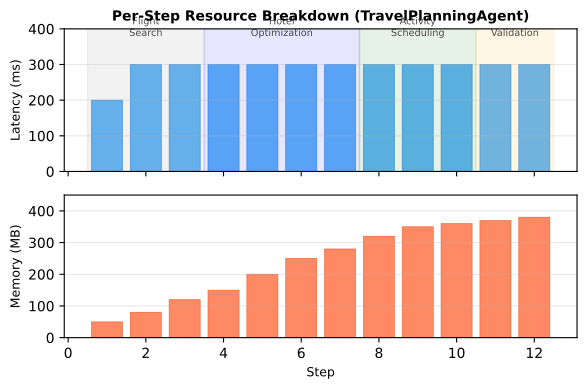

Source code (Python):
import matplotlib
matplotlib.use('Agg')
import matplotlib.pyplot as plt
import numpy as np

fig, (ax1, ax2) = plt.subplots(2, 1, figsize=(6, 4), sharex=True)

steps = np.arange(1, 13)
latency = [200, 300, 300, 300, 300, 300, 300, 300, 300, 300, 300, 300]
memory = [50, 80, 120, 150, 200, 250, 280, 320, 350, 360, 370, 380]

ax1.bar(steps, latency, color='#2196F3', alpha=0.7, edgecolor='#1976D2', linewidth=0.5)
ax1.set_ylabel('Latency (ms)', fontsize=9)
ax1.set_title('Per-Step Resource Breakdown (TravelPlanningAgent)', fontsize=10, fontweight='bold')
ax1.grid(True, alpha=0.3, axis='y')
ax1.set_ylim(0, 400)

ax2.bar(steps, memory, color='#FF5722', alpha=0.7, edgecolor='#E64A19', linewidth=0.5)
ax2.set_xlabel('Step', fontsize=9)
ax2.set_ylabel('Memory (MB)', fontsize=9)
ax2.grid(True, alpha=0.3, axis='y')
ax2.set_ylim(0, 450)

# Add phase annotations
ax1.axvspan(0.5, 3.5, alpha=0.1, color='gray')
ax1.axvspan(3.5, 7.5, alpha=0.1, color='blue')
ax1.axvspan(7.5, 10.5, alpha=0.1, color='green')
ax1.axvspan(10.5, 12.5, alpha=0.1, color='orange')

ax1.text(2, 380, 'Flight\nSearch', ha='center', fontsize=7, alpha=0.7)
ax1.text(5.5, 380, 'Hotel\nOptimization', ha='center', fontsize=7, alpha=0.7)
ax1.text(9, 380, 'Activity\nScheduling', ha='center', fontsize=7, alpha=0.7)
ax1.text(11.5, 380, 'Validation', ha='center', fontsize=7, alpha=0.7)

plt.tight_layout()
plt.savefig('step_breakdown.pdf', dpi=300, bbox_inches='tight')
print("step_breakdown.pdf created")
